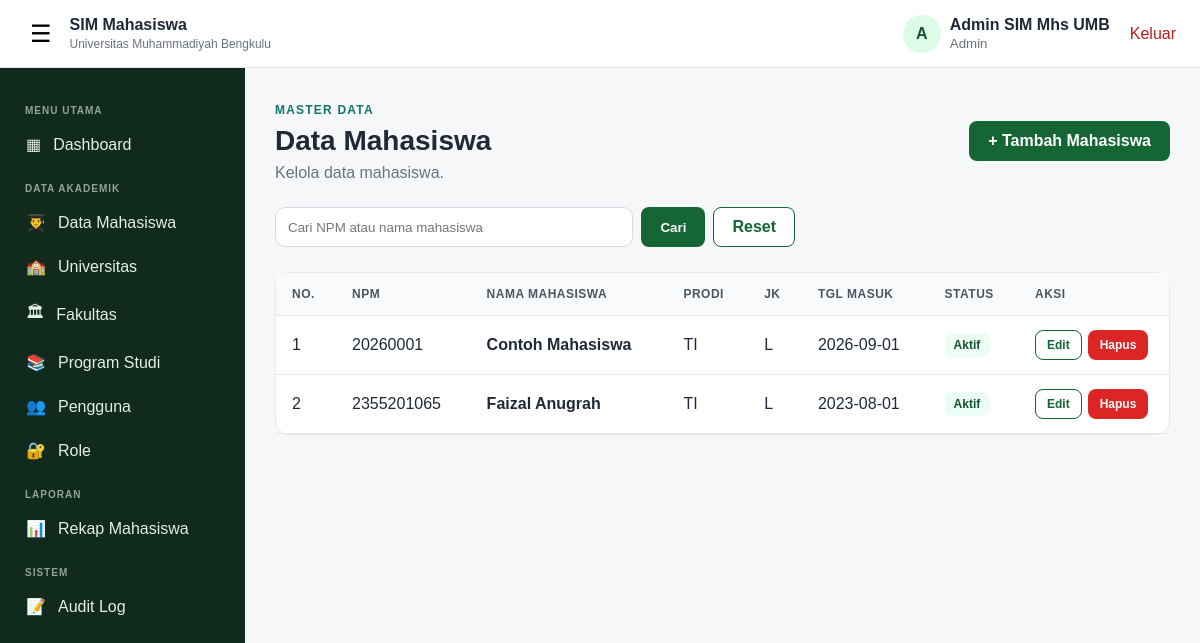
The page /mahasiswa.php (signed in) on the database its author committed.
### tables this page shows
CREATE TABLE `mahasiswa` (
  `id_mahasiswa` bigint(20) UNSIGNED NOT NULL,
  `id_pengguna` bigint(20) UNSIGNED DEFAULT NULL,
  `id_program_studi` bigint(20) UNSIGNED NOT NULL,
  `npm` varchar(30) NOT NULL,
  `nama_mahasiswa` varchar(200) NOT NULL,
  `jenis_kelamin` enum('L','P') NOT NULL,
  `tempat_lahir` varchar(100) DEFAULT NULL,
  `tanggal_lahir` date DEFAULT NULL,
  `tanggal_masuk` date NOT NULL,
  `alamat` text DEFAULT NULL,
  `status_mahasiswa` enum('Aktif','Cuti','Lulus','Mengundurkan Diri','Drop Out','Tidak Aktif') NOT NULL DEFAULT 'Aktif',
  `created_at` timestamp NOT NULL DEFAULT current_timestamp(),
  `updated_at` timestamp NOT NULL DEFAULT current_timestamp() ON UPDATE current_timestamp()
);

CREATE TABLE `program_studi` (
  `id_program_studi` bigint(20) UNSIGNED NOT NULL,
  `id_fakultas` bigint(20) UNSIGNED NOT NULL,
  `kode_program_studi` varchar(20) NOT NULL,
  `nama_program_studi` varchar(200) NOT NULL,
  `jenjang` varchar(20) NOT NULL DEFAULT 'S1',
  `status_aktif` enum('Aktif','Tidak Aktif') NOT NULL DEFAULT 'Aktif',
  `created_at` timestamp NOT NULL DEFAULT current_timestamp(),
  `updated_at` timestamp NOT NULL DEFAULT current_timestamp() ON UPDATE current_timestamp()
);

### mahasiswa.php (the view, shortened to what this page needs)
<?php
require_once 'koneksi.php';
require_once 'layout.php';
$q = trim($_GET['q'] ?? '');
$w = ['1=1']; $t = ''; $p = [];
$rows = db_all($koneksi, "SELECT m.id_mahasiswa, m.npm, m.nama_mahasiswa, m.jenis_kelamin, m.tanggal_masuk, m.status_mahasiswa, ps.kode_program_studi
    FROM mahasiswa m JOIN program_studi ps ON ps.id_program_studi = m.id_program_studi
    WHERE " . implode(' AND ', $w) . " ORDER BY m.npm", $t, $p);
page_start('Data Mahasiswa', 'Data Mahasiswa', 'Kelola data mahasiswa.', ['mahasiswa_form.php', '+ Tambah Mahasiswa']); ?>
    <form method="get" class="no-print" style="margin-bottom:14px;display:flex;gap:8px;max-width:520px">
        <input type="text" name="q" value="<?= e($q) ?>" placeholder="Cari NPM atau nama mahasiswa" style="flex:1;padding:10px 12px;border:1px solid #d5dbe1;border-radius:10px">
        <button class="btn btn-primary" type="submit">Cari</button><a class="btn btn-outline" href="mahasiswa.php">Reset</a>
    </form>
    <div class="dashboard-panel"><div class="table-responsive">
        <table class="data-table">
            <thead><tr><th width="60">No.</th><th>NPM</th><th>Nama Mahasiswa</th><th>Prodi</th><th>JK</th><th>Tgl Masuk</th><th>Status</th><th width="150">Aksi</th></tr></thead>
            <tbody>
            <?php if ($rows): foreach ($rows as $i => $r): ?>
                <tr>
                    <td><?= $i + 1 ?></td>
                    <td><?= e($r['npm']) ?></td>
                    <td><strong><?= e($r['nama_mahasiswa']) ?></strong></td>
                    <td><?= e($r['kode_program_studi']) ?></td>
                    <td><?= e($r['jenis_kelamin']) ?></td>
                    <td><?= e($r['tanggal_masuk']) ?></td>
                    <td><span class="badge"><?= e($r['status_mahasiswa']) ?></span></td>
                    <td><div class="action-group">
                        <a class="btn btn-sm btn-outline" href="mahasiswa_form.php?id=<?= (int)$r['id_mahasiswa'] ?>">Edit</a>
                        <form method="post" onsubmit="return confirm('Hapus data mahasiswa ini?');">
                            <button type="submit" class="btn btn-sm btn-danger">Hapus</button>
                        </form>
                    </div></td>
                </tr>
            <?php endforeach; else: ?>
                <tr><td colspan="8" class="empty-state">Belum ada data mahasiswa.</td></tr>
            <?php endif; ?>
            </tbody>
        </table>
    </div></div>

### style.css (style rules this page uses)
* { box-sizing: border-box; }
:root { --primary: #166534; --primary-dark: #14532d; --secondary: #0f766e; --text: #1f2937; --muted: #6b7280; --border: #e5e7eb; --bg: #f5f7f9; --white: #ffffff; --danger: #b91c1c; --sidebar: #102a1d; }
body { margin: 0; font-family: Arial, Helvetica, sans-serif; color: var(--text); background: var(--bg); }
a { text-decoration: none; color: inherit; }
.btn { display: inline-flex; align-items: center; justify-content: center; border: 1px solid transparent; border-radius: 8px; padding: 10px 18px; font-weight: 600; cursor: pointer; }
.btn-primary { background: var(--primary); color: #fff; }
.btn-outline { border-color: var(--primary); color: var(--primary); background: #fff; }
.app-body { min-height: 100vh; }
.dashboard-panel { background: #fff; border: 1px solid var(--border); border-radius: 14px; margin-top: 25px; }
.table-responsive { overflow-x: auto; }
.data-table { width: 100%; border-collapse: collapse; min-width: 850px; }
.data-table th, .data-table td { padding: 14px 16px; border-bottom: 1px solid var(--border); text-align: left; vertical-align: middle; }
.data-table th { background: #f9fafb; color: #4b5563; font-size: 12px; text-transform: uppercase; letter-spacing: .5px; }
.badge { display: inline-block; padding: 5px 9px; border-radius: 6px; background: #ecfdf5; color: var(--primary-dark); font-size: 12px; font-weight: 700; }
.action-group { display: flex; align-items: center; gap: 6px; }
.action-group form { margin: 0; }
.btn-sm { padding: 7px 11px; font-size: 12px; }
.btn-danger { background: #dc2626; color: #fff; }

### rows shown on the page
mahasiswa: npm "20260001", nama_mahasiswa "Contoh Mahasiswa", id_program_studi.kode_program_studi "TI", jenis_kelamin "L", tanggal_masuk "2026-09-01", status_mahasiswa "Aktif"
mahasiswa: npm "2355201065", nama_mahasiswa "Faizal Anugrah", id_program_studi.kode_program_studi "TI", jenis_kelamin "L", tanggal_masuk "2023-08-01", status_mahasiswa "Aktif"

### other values the page prints
substr($namaPengguna, 0, 1) "A"
$namaPengguna "Admin SIM Mhs UMB"
$namaRole "Admin"
$eyebrow "MASTER DATA"
$h1 "Data Mahasiswa"
$sub "Kelola data mahasiswa."
$tombol[1] "+ Tambah Mahasiswa"
